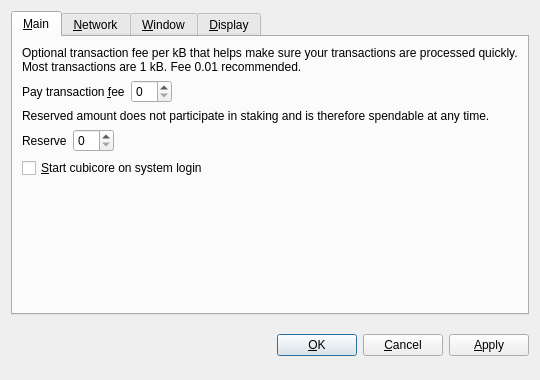
<?xml version="1.0" encoding="UTF-8"?>
<ui version="4.0">
 <class>OptionsDialog</class>
 <widget class="QDialog" name="OptionsDialog">
  <property name="geometry">
   <rect>
    <x>0</x>
    <y>0</y>
    <width>540</width>
    <height>380</height>
   </rect>
  </property>
  <property name="windowTitle">
   <string>Options</string>
  </property>
  <property name="modal">
   <bool>true</bool>
  </property>
  <layout class="QVBoxLayout" name="verticalLayout">
   <item>
    <widget class="QTabWidget" name="tabWidget">
     <property name="tabPosition">
      <enum>QTabWidget::North</enum>
     </property>
     <property name="currentIndex">
      <number>0</number>
     </property>
     <widget class="QWidget" name="tabMain">
      <attribute name="title">
       <string>&amp;Main</string>
      </attribute>
      <layout class="QVBoxLayout" name="verticalLayout_Main">
       <item>
        <widget class="QLabel" name="transactionFeeInfoLabel">
         <property name="text">
          <string>Optional transaction fee per kB that helps make sure your transactions are processed quickly. Most transactions are 1 kB. Fee 0.01 recommended.</string>
         </property>
         <property name="textFormat">
          <enum>Qt::PlainText</enum>
         </property>
         <property name="wordWrap">
          <bool>true</bool>
         </property>
        </widget>
       </item>
       <item>
        <layout class="QHBoxLayout" name="horizontalLayoutFee">
         <item>
          <widget class="QLabel" name="transactionFeeLabel">
           <property name="text">
            <string>Pay transaction &amp;fee</string>
           </property>
           <property name="textFormat">
            <enum>Qt::PlainText</enum>
           </property>
           <property name="buddy">
            <cstring>transactionFee</cstring>
           </property>
          </widget>
         </item>
         <item>
          <widget class="BitcoinAmountField" name="transactionFee"/>
         </item>
         <item>
          <spacer name="horizontalSpacerFee">
           <property name="orientation">
            <enum>Qt::Horizontal</enum>
           </property>
           <property name="sizeHint" stdset="0">
            <size>
             <width>40</width>
             <height>20</height>
            </size>
           </property>
          </spacer>
         </item>
        </layout>
       </item>
       <item>
        <widget class="QLabel" name="reserveBalanceInfoLabel">
         <property name="text">
          <string>Reserved amount does not participate in staking and is therefore spendable at any time.</string>
         </property>
         <property name="textFormat">
          <enum>Qt::PlainText</enum>
         </property>
         <property name="wordWrap">
          <bool>true</bool>
         </property>
        </widget>
       </item>
       <item>
        <layout class="QHBoxLayout" name="horizontalLayoutReserveBalance">
         <item>
          <widget class="QLabel" name="reserveBalanceLabel">
           <property name="text">
            <string>Reserve</string>
           </property>
           <property name="textFormat">
            <enum>Qt::PlainText</enum>
           </property>
           <property name="buddy">
            <cstring>reserveBalance</cstring>
           </property>
          </widget>
         </item>
         <item>
          <widget class="BitcoinAmountField" name="reserveBalance"/>
         </item>
         <item>
          <spacer name="horizontalSpacerReserveBalance">
           <property name="orientation">
            <enum>Qt::Horizontal</enum>
           </property>
           <property name="sizeHint" stdset="0">
            <size>
             <width>40</width>
             <height>20</height>
            </size>
           </property>
          </spacer>
         </item>
        </layout>
       </item>
       <item>
        <widget class="QCheckBox" name="bitcoinAtStartup">
         <property name="toolTip">
          <string>Automatically start cubicore after logging in to the system.</string>
         </property>
         <property name="text">
          <string>&amp;Start cubicore on system login</string>
         </property>
        </widget>
       </item>
       <item>
        <spacer name="verticalSpacer_Main">
         <property name="orientation">
          <enum>Qt::Vertical</enum>
         </property>
         <property name="sizeHint" stdset="0">
          <size>
           <width>20</width>
           <height>40</height>
          </size>
         </property>
        </spacer>
       </item>
      </layout>
     </widget>
     <widget class="QWidget" name="tabNetwork">
      <attribute name="title">
       <string>&amp;Network</string>
      </attribute>
      <layout class="QVBoxLayout" name="verticalLayout_Network">
       <item>
        <widget class="QCheckBox" name="mapPortUpnp">
         <property name="toolTip">
          <string>Automatically open the cubicore client port on the router. This only works when your router supports UPnP and it is enabled.</string>
         </property>
         <property name="text">
          <string>Map port using &amp;UPnP</string>
         </property>
        </widget>
       </item>
       <item>
        <widget class="QCheckBox" name="connectSocks">
         <property name="toolTip">
          <string>Connect to the cubicore network through a SOCKS proxy (e.g. when connecting through Tor).</string>
         </property>
         <property name="text">
          <string>&amp;Connect through SOCKS proxy:</string>
         </property>
        </widget>
       </item>
       <item>
        <layout class="QHBoxLayout" name="horizontalLayout_Network">
         <item>
          <widget class="QLabel" name="proxyIpLabel">
           <property name="text">
            <string>Proxy &amp;IP:</string>
           </property>
           <property name="textFormat">
            <enum>Qt::PlainText</enum>
           </property>
           <property name="buddy">
            <cstring>proxyIp</cstring>
           </property>
          </widget>
         </item>
         <item>
          <widget class="QValidatedLineEdit" name="proxyIp">
           <property name="maximumSize">
            <size>
             <width>140</width>
             <height>16777215</height>
            </size>
           </property>
           <property name="toolTip">
            <string>IP address of the proxy (e.g. 127.0.0.1)</string>
           </property>
          </widget>
         </item>
         <item>
          <widget class="QLabel" name="proxyPortLabel">
           <property name="text">
            <string>&amp;Port:</string>
           </property>
           <property name="textFormat">
            <enum>Qt::PlainText</enum>
           </property>
           <property name="buddy">
            <cstring>proxyPort</cstring>
           </property>
          </widget>
         </item>
         <item>
          <widget class="QLineEdit" name="proxyPort">
           <property name="maximumSize">
            <size>
             <width>55</width>
             <height>16777215</height>
            </size>
           </property>
           <property name="toolTip">
            <string>Port of the proxy (e.g. 9050)</string>
           </property>
          </widget>
         </item>
         <item>
          <widget class="QLabel" name="socksVersionLabel">
           <property name="text">
            <string>SOCKS &amp;Version:</string>
           </property>
           <property name="textFormat">
            <enum>Qt::PlainText</enum>
           </property>
           <property name="buddy">
            <cstring>socksVersion</cstring>
           </property>
          </widget>
         </item>
         <item>
          <widget class="QValueComboBox" name="socksVersion">
           <property name="toolTip">
            <string>SOCKS version of the proxy (e.g. 5)</string>
           </property>
          </widget>
         </item>
         <item>
          <spacer name="horizontalSpacer_Network">
           <property name="orientation">
            <enum>Qt::Horizontal</enum>
           </property>
           <property name="sizeHint" stdset="0">
            <size>
             <width>40</width>
             <height>20</height>
            </size>
           </property>
          </spacer>
         </item>
        </layout>
       </item>
       <item>
        <spacer name="verticalSpacer_Network">
         <property name="orientation">
          <enum>Qt::Vertical</enum>
         </property>
         <property name="sizeHint" stdset="0">
          <size>
           <width>20</width>
           <height>40</height>
          </size>
         </property>
        </spacer>
       </item>
      </layout>
     </widget>
     <widget class="QWidget" name="tabWindow">
      <attribute name="title">
       <string>&amp;Window</string>
      </attribute>
      <layout class="QVBoxLayout" name="verticalLayout_Window">
       <item>
        <widget class="QCheckBox" name="minimizeToTray">
         <property name="toolTip">
          <string>Show only a tray icon after minimizing the window.</string>
         </property>
         <property name="text">
          <string>&amp;Minimize to the tray instead of the taskbar</string>
         </property>
        </widget>
       </item>
       <item>
        <widget class="QCheckBox" name="minimizeOnClose">
         <property name="toolTip">
          <string>Minimize instead of exit the application when the window is closed. When this option is enabled, the application will be closed only after selecting Quit in the menu.</string>
         </property>
         <property name="text">
          <string>M&amp;inimize on close</string>
         </property>
        </widget>
       </item>
       <item>
        <spacer name="verticalSpacer_Window">
         <property name="orientation">
          <enum>Qt::Vertical</enum>
         </property>
         <property name="sizeHint" stdset="0">
          <size>
           <width>20</width>
           <height>40</height>
          </size>
         </property>
        </spacer>
       </item>
      </layout>
     </widget>
     <widget class="QWidget" name="tabDisplay">
      <attribute name="title">
       <string>&amp;Display</string>
      </attribute>
      <layout class="QVBoxLayout" name="verticalLayout_Display">
       <item>
        <layout class="QHBoxLayout" name="horizontalLayout_1_Display">
         <item>
          <widget class="QLabel" name="langLabel">
           <property name="text">
            <string>User Interface &amp;language:</string>
           </property>
           <property name="textFormat">
            <enum>Qt::PlainText</enum>
           </property>
           <property name="buddy">
            <cstring>lang</cstring>
           </property>
          </widget>
         </item>
         <item>
          <widget class="QValueComboBox" name="lang">
           <property name="toolTip">
            <string>The user interface language can be set here. This setting will take effect after restarting cubicore.</string>
           </property>
          </widget>
         </item>
        </layout>
       </item>
       <item>
        <layout class="QHBoxLayout" name="horizontalLayout_2_Display">
         <item>
          <widget class="QLabel" name="unitLabel">
           <property name="text">
            <string>&amp;Unit to show amounts in:</string>
           </property>
           <property name="textFormat">
            <enum>Qt::PlainText</enum>
           </property>
           <property name="buddy">
            <cstring>unit</cstring>
           </property>
          </widget>
         </item>
         <item>
          <widget class="QValueComboBox" name="unit">
           <property name="toolTip">
            <string>Choose the default subdivision unit to show in the interface and when sending coins.</string>
           </property>
          </widget>
         </item>
        </layout>
       </item>
       <item>
        <widget class="QCheckBox" name="displayAddresses">
         <property name="toolTip">
          <string>Whether to show cubicore addresses in the transaction list or not.</string>
         </property>
         <property name="text">
          <string>&amp;Display addresses in transaction list</string>
         </property>
        </widget>
       </item>
       <item>
        <widget class="QCheckBox" name="coinControlFeatures">
         <property name="toolTip">
          <string>Whether to show coin control features or not.</string>
         </property>
         <property name="text">
          <string>Display coin &amp;control features (experts only!)</string>
         </property>
        </widget>
       </item>
       <item>
        <spacer name="verticalSpacer_Display">
         <property name="orientation">
          <enum>Qt::Vertical</enum>
         </property>
         <property name="sizeHint" stdset="0">
          <size>
           <width>20</width>
           <height>40</height>
          </size>
         </property>
        </spacer>
       </item>
      </layout>
     </widget>
    </widget>
   </item>
   <item>
    <layout class="QHBoxLayout" name="horizontalLayout_Buttons">
     <item>
      <spacer name="horizontalSpacer_1">
       <property name="orientation">
        <enum>Qt::Horizontal</enum>
       </property>
       <property name="sizeHint" stdset="0">
        <size>
         <width>40</width>
         <height>48</height>
        </size>
       </property>
      </spacer>
     </item>
     <item>
      <widget class="QLabel" name="statusLabel">
       <property name="font">
        <font>
         <weight>75</weight>
         <bold>true</bold>
        </font>
       </property>
       <property name="text">
        <string/>
       </property>
       <property name="textFormat">
        <enum>Qt::PlainText</enum>
       </property>
       <property name="wordWrap">
        <bool>true</bool>
       </property>
      </widget>
     </item>
     <item>
      <spacer name="horizontalSpacer_2">
       <property name="orientation">
        <enum>Qt::Horizontal</enum>
       </property>
       <property name="sizeHint" stdset="0">
        <size>
         <width>40</width>
         <height>48</height>
        </size>
       </property>
      </spacer>
     </item>
     <item>
      <widget class="QPushButton" name="okButton">
       <property name="text">
        <string>&amp;OK</string>
       </property>
      </widget>
     </item>
     <item>
      <widget class="QPushButton" name="cancelButton">
       <property name="text">
        <string>&amp;Cancel</string>
       </property>
       <property name="autoDefault">
        <bool>false</bool>
       </property>
      </widget>
     </item>
     <item>
      <widget class="QPushButton" name="applyButton">
       <property name="text">
        <string>&amp;Apply</string>
       </property>
       <property name="autoDefault">
        <bool>false</bool>
       </property>
      </widget>
     </item>
    </layout>
   </item>
  </layout>
 </widget>
 <customwidgets>
  <customwidget>
   <class>BitcoinAmountField</class>
   <extends>QSpinBox</extends>
   <header>bitcoinamountfield.h</header>
  </customwidget>
  <customwidget>
   <class>QValueComboBox</class>
   <extends>QComboBox</extends>
   <header>qvaluecombobox.h</header>
  </customwidget>
  <customwidget>
   <class>QValidatedLineEdit</class>
   <extends>QLineEdit</extends>
   <header>qvalidatedlineedit.h</header>
  </customwidget>
 </customwidgets>
 <resources/>
 <connections/>
</ui>
